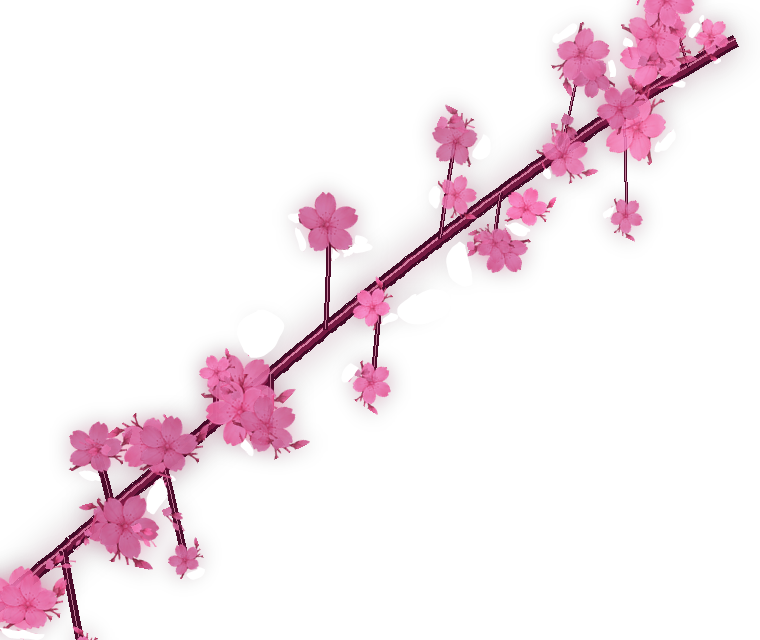
#> input picture KFPS.UI/assets/branch-bottom.png, 760 x 640 px
$ python -i detail_heatmap.py   (imports and definitions only)   (older library calls are emulated)
#> lines starting #> are read from the running program, lines starting #| are printed output that depends on the picture; after the words box and inside, x2 and y2 are one past the last pixel; in counts of white or black regions, pixels touching at a corner belong together
from __future__ import annotations

from io import BytesIO
from pathlib import Path

import cv2
import numpy as np
from PIL import Image


def load_rgba(path: Path | str) -> np.ndarray:
#> called with path = 'KFPS.UI/assets/branch-bottom.png'
    with Image.open(path) as image:
#> image is the input picture: PIL image 760x640 RGBA; mean R, G, B, A 37.2, 10, 24.8, 28.5
        return np.array(image.convert("RGBA"), dtype=np.float32)


def normalize_map(values: np.ndarray, visible: np.ndarray | None = None) -> np.ndarray:
    data = np.nan_to_num(values.astype(np.float32), nan=0.0, posinf=0.0, neginf=0.0)
    if visible is not None and np.any(visible):
        sample = data[visible]
    else:
        sample = data.reshape(-1)
    high = float(np.percentile(sample, 97.5)) if sample.size else 1.0
    if high <= 1e-6:
        return np.zeros_like(data, dtype=np.float32)
    return np.clip(data / high, 0.0, 1.0).astype(np.float32)


def build_detail_heatmap(rgba: np.ndarray) -> np.ndarray:
    """Return a 0..1 map of likely detail-critical pixels.

    The map intentionally uses deterministic image cues instead of a model:
    hard alpha cuts, local contrast, RGB boundaries, linework, highlights, and
    saturated edges. It is fast enough for previews and stable enough to make
    generator A/B tests meaningful.
    """
    if rgba.ndim != 3 or rgba.shape[2] < 4:
        raise ValueError("detail heatmap expects an RGBA image")
    height, width = rgba.shape[:2]
#> height = 640; width = 760
    if height <= 0 or width <= 0:
        return np.zeros((max(1, height), max(1, width)), dtype=np.float32)

    rgb = np.clip(rgba[..., :3], 0, 255).astype(np.float32)
    alpha = np.clip(rgba[..., 3] / 255.0, 0.0, 1.0).astype(np.float32)
    visible = alpha > 0.04
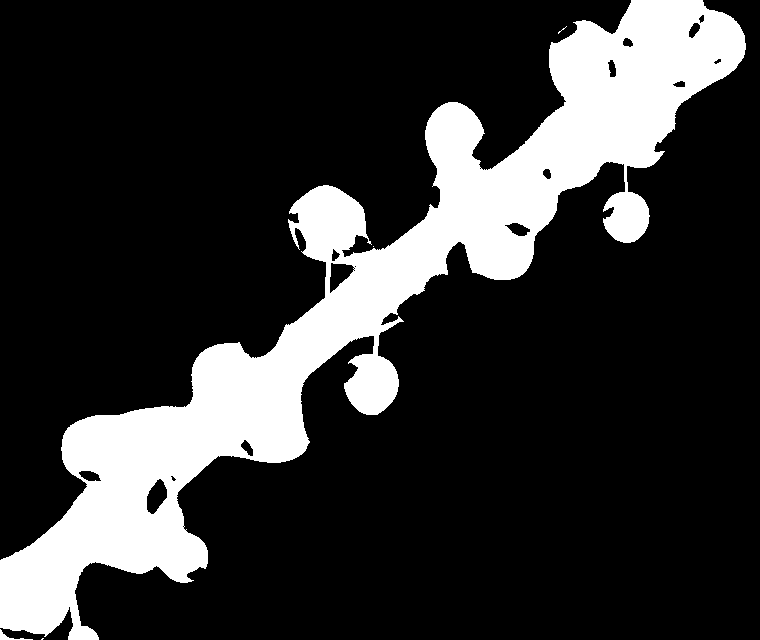
#> visible: shape (640, 760) bool; 19.8% white; 5 white regions (3 under 20 px), largest, box (x1, y1, x2, y2) and area: (0, 0, 746, 640) 96125, (0, 629, 33, 640) 89
    luma = (rgb[..., 0] * 0.299 + rgb[..., 1] * 0.587 + rgb[..., 2] * 0.114) / 255.0
    maxc = rgb.max(axis=2) / 255.0
    minc = rgb.min(axis=2) / 255.0
    saturation = np.clip(maxc - minc, 0.0, 1.0)

    blur_luma = cv2.GaussianBlur(luma, (0, 0), 1.0)
    gx = cv2.Sobel(blur_luma, cv2.CV_32F, 1, 0, ksize=3)
    gy = cv2.Sobel(blur_luma, cv2.CV_32F, 0, 1, ksize=3)
    luma_edge = normalize_map(np.sqrt(gx * gx + gy * gy), visible)
#> in normalize_map, `high = float(np.percentile(sample, 97.5)) if sample.size else 1.0`: high = 0.952
#> in normalize_map, `return np.clip(data / high, 0.0, 1.0).astype(np.float32)`:
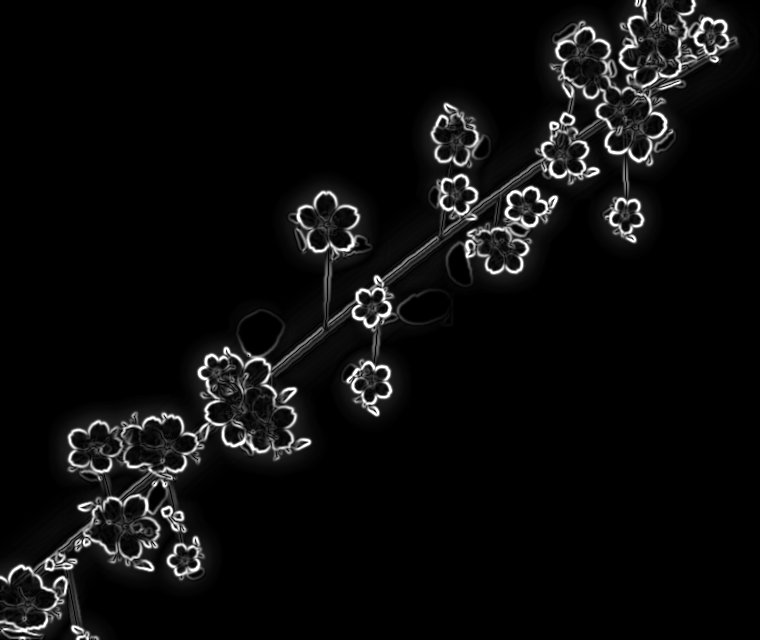
#> returned value: shape (640, 760) float32; min 0, max 1, mean 0.0487

    color_edges = []
    for channel in range(3):
        channel_data = cv2.GaussianBlur(rgb[..., channel] / 255.0, (0, 0), 0.85)
        cgx = cv2.Sobel(channel_data, cv2.CV_32F, 1, 0, ksize=3)
        cgy = cv2.Sobel(channel_data, cv2.CV_32F, 0, 1, ksize=3)
        color_edges.append(cgx * cgx + cgy * cgy)
#> after the loop, color_edges = 3 items
    color_edge = normalize_map(np.sqrt(np.maximum.reduce(color_edges)), visible)

    agx = cv2.Sobel(alpha, cv2.CV_32F, 1, 0, ksize=3)
    agy = cv2.Sobel(alpha, cv2.CV_32F, 0, 1, ksize=3)
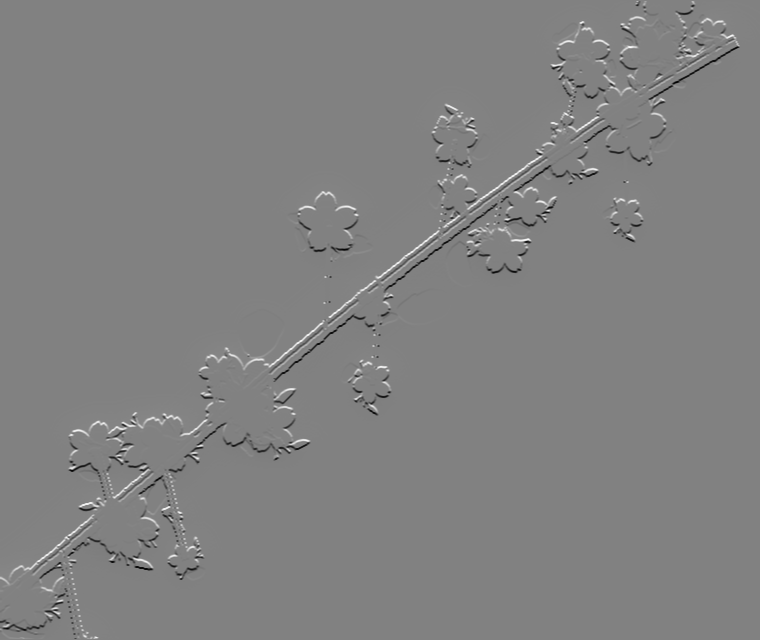
#> agy: shape (640, 760) float32; min -3.96, max 3.82, mean -0.000506; drawn with min black and max white
    alpha_edge = normalize_map(np.sqrt(agx * agx + agy * agy), alpha > 0.0)

    local_mean = cv2.GaussianBlur(luma, (0, 0), 3.0)
    local_contrast = normalize_map(np.abs(luma - local_mean), visible)
#> in normalize_map (call 4), `data = np.nan_to_num(values.astype(np.float32), nan=0.0, posinf=0.0, n..`:
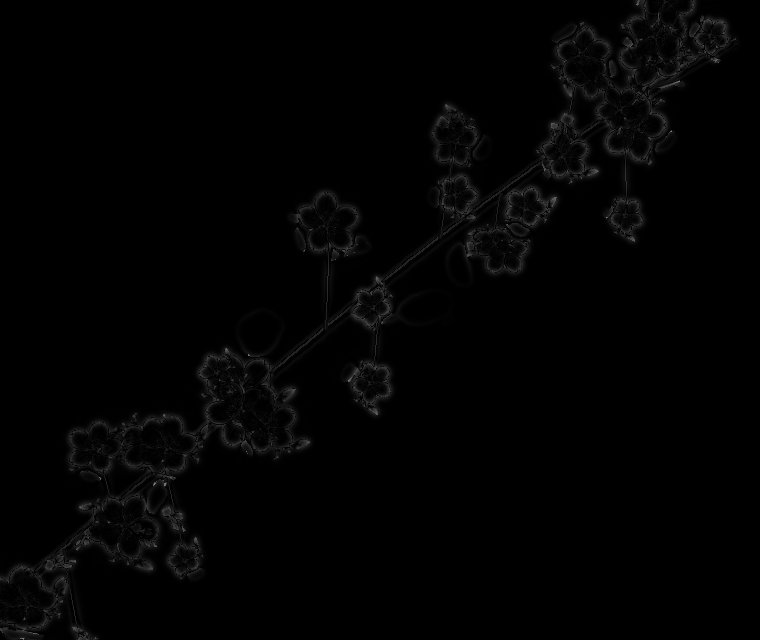
#> data: shape (640, 760) float32; min 0, max 0.511, mean 0.0101
#> in normalize_map (call 4), `high = float(np.percentile(sample, 97.5)) if sample.size else 1.0`: high = 0.187
    linework = np.clip((0.62 - luma) / 0.62, 0.0, 1.0) * np.maximum(luma_edge, color_edge) * alpha
    highlights = np.clip((luma - 0.78) / 0.22, 0.0, 1.0) * np.maximum(luma_edge, color_edge) * alpha
#> highlights: shape (640, 760) float32; every value is 0

    heat = (
        luma_edge * 0.28
        + color_edge * 0.24
        + alpha_edge * 0.20
        + local_contrast * 0.16
        + linework * 0.18
        + highlights * 0.10
        + saturation * np.maximum(luma_edge, color_edge) * 0.14
    )
    heat *= np.where(visible, 1.0, 0.15).astype(np.float32)
#> heat: shape (640, 760) float32; min 0, max 1.05, mean 0.0428

    # Expand single-pixel features just enough that scoring/pruning protects
    # nearby shapes. Too much dilation makes broad fields look noisy.
    kernel = np.ones((3, 3), np.uint8)
    heat = cv2.dilate(heat.astype(np.float32), kernel, iterations=1)
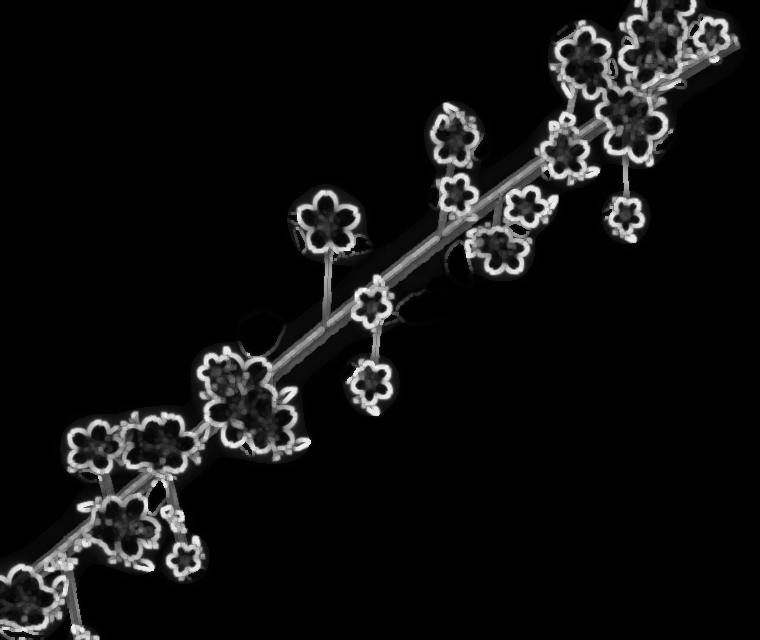
#> heat: shape (640, 760) float32; min 0, max 1.05, mean 0.0679; drawn with min black and max white
    heat = cv2.GaussianBlur(heat, (0, 0), 0.8)
    return normalize_map(heat, visible)


def heatmap_to_rgba(mask: np.ndarray, source_rgba: np.ndarray | None = None) -> np.ndarray:
    heat = np.clip(mask.astype(np.float32), 0.0, 1.0)
    height, width = heat.shape[:2]
#> height = 640; width = 760
    blue = np.clip((1.0 - heat) * 150.0, 0, 255)
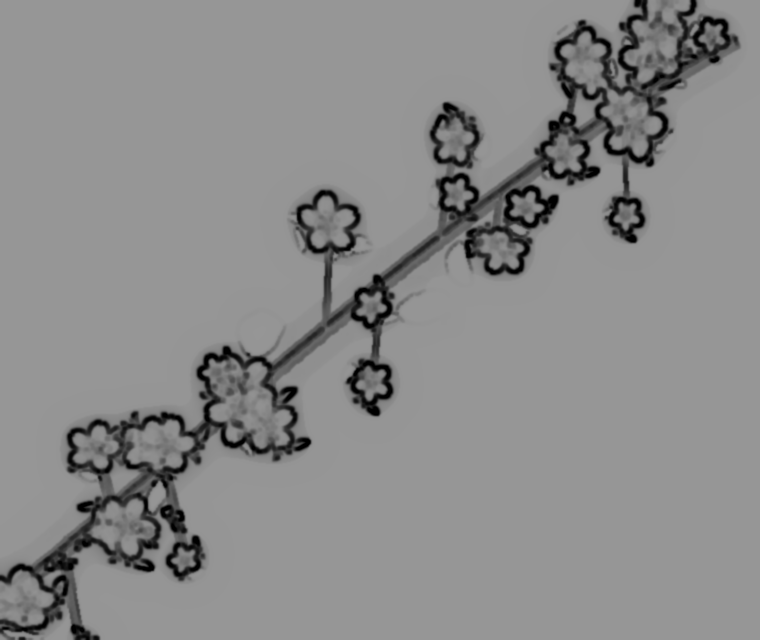
#> blue: shape (640, 760) float32; min 0, max 150, mean 138.8
    red = np.clip(heat * 255.0, 0, 255)
    green = np.clip(np.minimum(heat, 1.0 - heat) * 300.0, 0, 255)
    alpha = np.full((height, width), 255.0, dtype=np.float32)
    if source_rgba is not None and source_rgba.ndim == 3 and source_rgba.shape[:2] == heat.shape:
        src_alpha = np.clip(source_rgba[..., 3], 0, 255).astype(np.float32)
        alpha = np.where(src_alpha > 8, 255.0, 80.0)
#> alpha: shape (640, 760) float64; values 80 (black) and 255 (white), 20.8% white; 3 white regions (1 under 20 px), largest, box (x1, y1, x2, y2) and area: (0, 0, 749, 640) 100836, (0, 629, 33, 640) 91
    return np.dstack([red, green, blue, alpha]).astype(np.uint8)
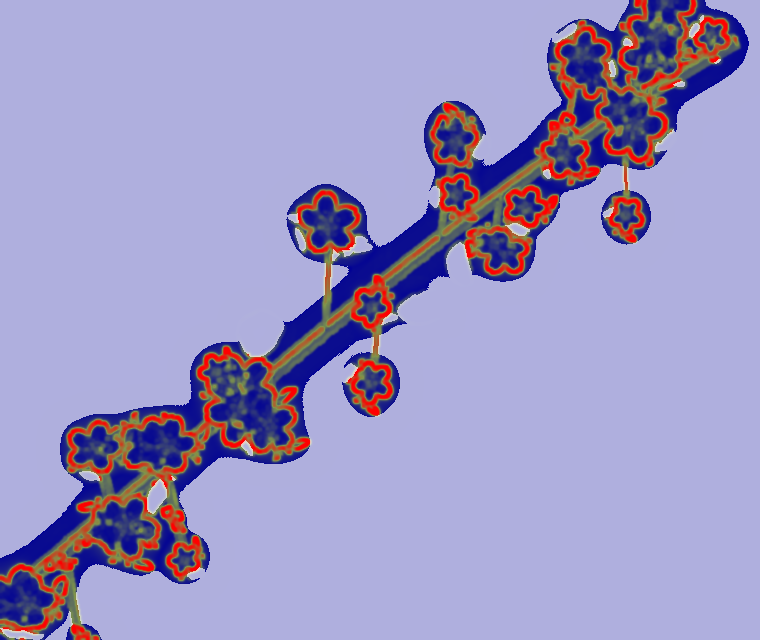
#> returned value: shape (640, 760, 4); mean of channels 0, 1, 2, 3 18.9, 12.4, 138.5, 116.3; transparent parts drawn white


# [15 lines left out: function apply_detail_guidance, not called in this run]


def detail_heatmap_preview_bytes(path: Path | str) -> bytes:
    rgba = load_rgba(path)
    heat = build_detail_heatmap(rgba)
    preview = heatmap_to_rgba(heat, rgba)
    out = BytesIO()
    Image.fromarray(preview, mode="RGBA").save(out, format="PNG")
    return out.getvalue()

>>> result = detail_heatmap_preview_bytes('KFPS.UI/assets/branch-bottom.png')

$ run again, on KFPS.UI/assets/branch-top.png
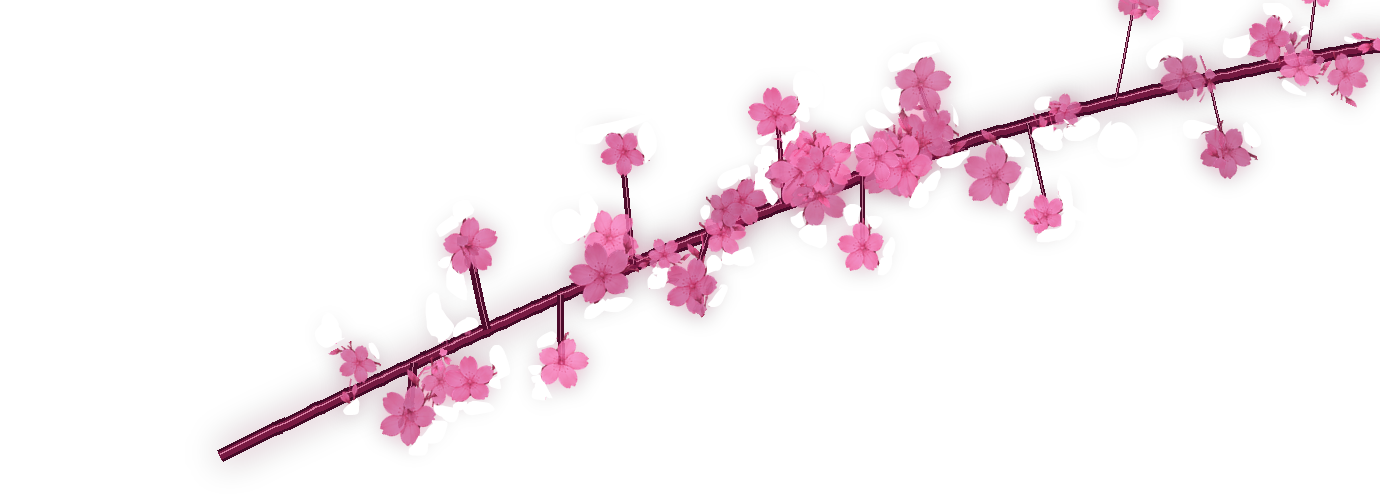
#> input picture KFPS.UI/assets/branch-top.png, 1380 x 500 px
#> in load_rgba, image is the input picture: PIL image 1380x500 RGBA; mean R, G, B, A 32, 8.1, 21.5, 23.4
#> in build_detail_heatmap, `visible = alpha > 0.04`:
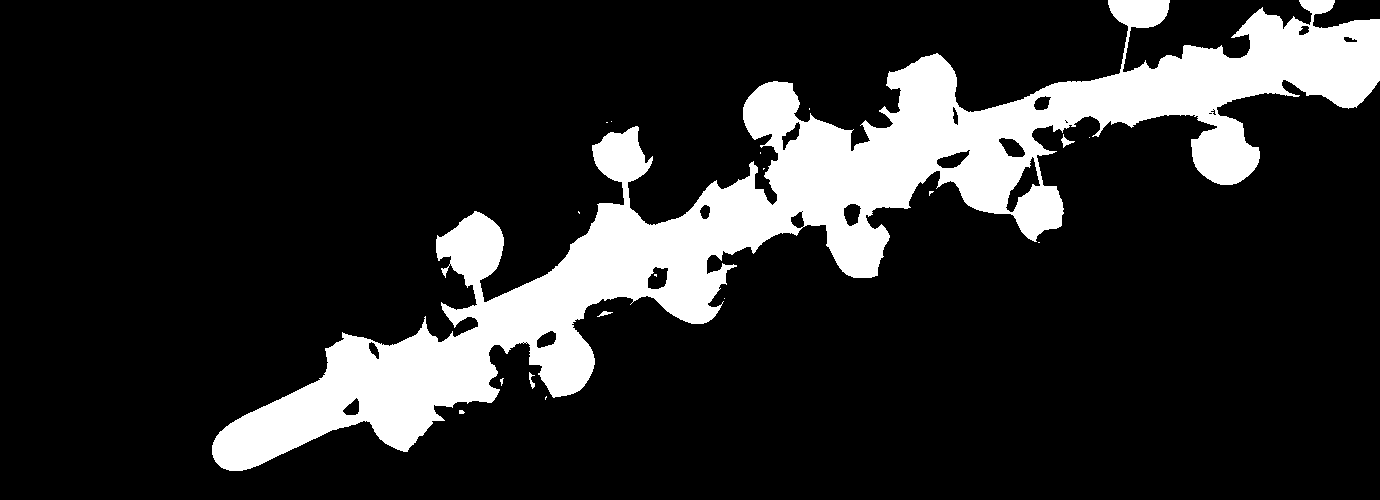
#> visible: shape (500, 1380) bool; 16.1% white; 18 white regions (13 under 20 px), largest, box (x1, y1, x2, y2) and area: (212, 0, 1380, 471) 111105, (1061, 134, 1075, 148) 68, (529, 372, 535, 389) 48, (597, 311, 613, 317) 41, (459, 410, 465, 414) 20
#> high = 0.964
#> after the loop in build_detail_heatmap, `for channel in range(3):`: color_edges = 3 items
#> highlights: shape (500, 1380) float32; every value is 0
#> in heatmap_to_rgba, `return np.dstack([red, green, blue, alpha]).astype(np.uint8)`:
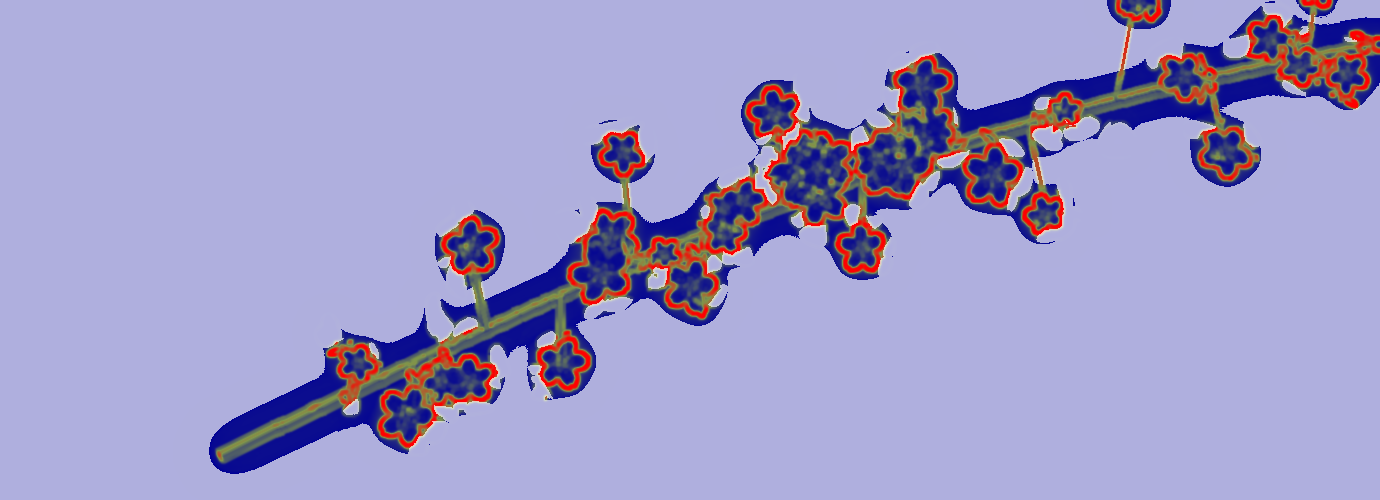
#> returned value: shape (500, 1380, 4); mean of channels 0, 1, 2, 3 15.3, 10.5, 140.7, 109.7; transparent parts drawn white

$ run again, on KFPS.UI/assets/glass-noise.png
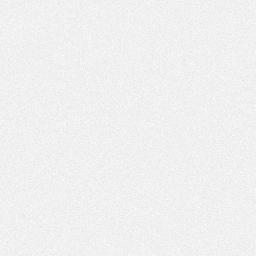
#> input picture KFPS.UI/assets/glass-noise.png, 256 x 256 px
#> in load_rgba, image is the input picture: PIL image 256x256 RGBA; mean R, G, B, A 0, 0, 0, 14.8
#> rgb: shape (256, 256, 3) float32; every value is 0
#> in build_detail_heatmap, `visible = alpha > 0.04`:
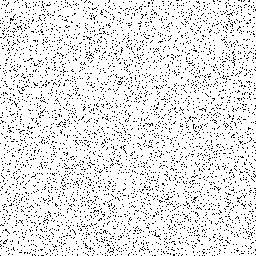
#> visible: shape (256, 256) bool; 89.7% white; black in thin lines or dots
#> luma: shape (256, 256) float32; every value is 0
#> high = 0
#> after the loop in build_detail_heatmap, `for channel in range(3):`: color_edges = 3 items
#> in heatmap_to_rgba, `return np.dstack([red, green, blue, alpha]).astype(np.uint8)`:
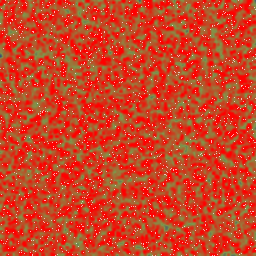
#> returned value: shape (256, 256, 4); mean of channels 0, 1, 2, 3 200.3, 63.1, 31.4, 249.9; transparent parts drawn white
